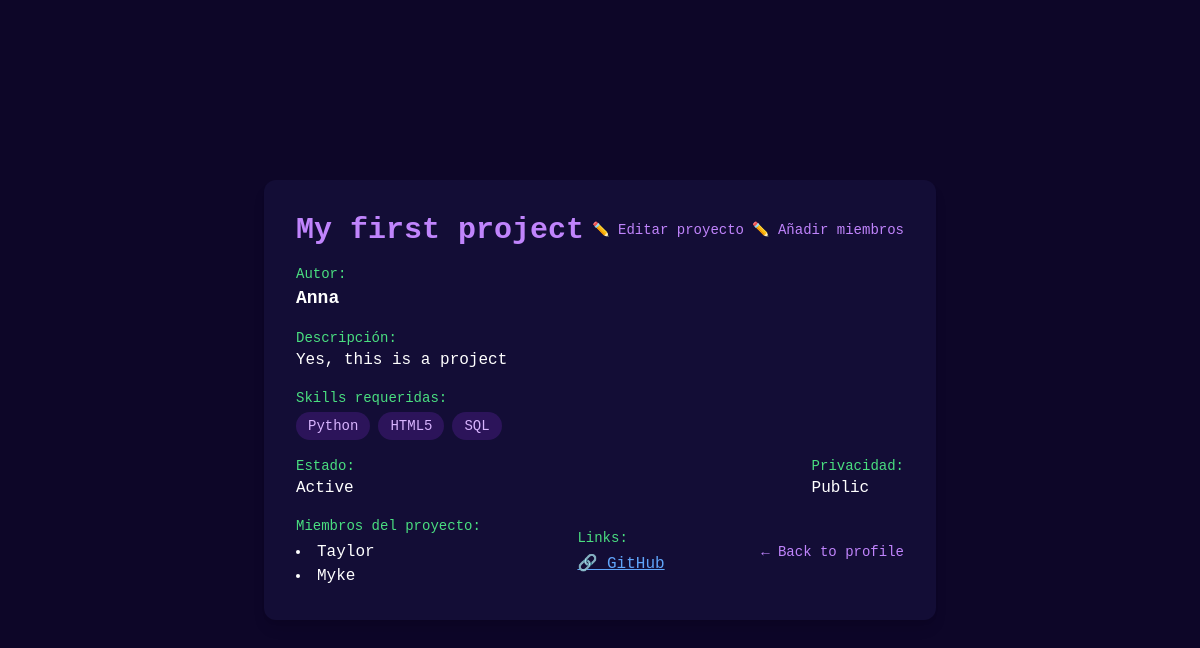
The page /projects/13/ (signed in) on the database its author committed.
### projects/models.py (models this page shows, shortened)
class Project(models.Model):
    STATUS_CHOICES = [
        ('active', 'Active'),
        ('paused', 'Paused'),
        ('finished', 'Finished'),
    ]
    ACTIVE_STATE_CHOICES = [
        ('review', 'Reviewing'),
        ('searching', 'Hiring'),
        ('development', 'Only develop'),
    ]
    PRIVACY_CHOICES = [
        ('public', 'Public'),
        ('private', 'Private'),
        ('friends', 'Only Friends'),
    ]
    title = models.CharField(max_length=200)
    description = models.TextField()
    author = models.ForeignKey(settings.AUTH_USER_MODEL, on_delete=models.CASCADE, related_name='projects_authored')
    published_at = models.DateTimeField(auto_now_add=True)
    skills = models.ManyToManyField('users.Skill', blank=True)
    availability = models.CharField(max_length=10, choices=STATUS_CHOICES, default='active')
    active_state = models.CharField(max_length=20, choices=ACTIVE_STATE_CHOICES, blank=True, null=True)
    privacy = models.CharField(max_length=10, choices=PRIVACY_CHOICES, default='public')
    members = models.ManyToManyField(settings.AUTH_USER_MODEL, related_name='projects_joined', blank=True)
    links = models.JSONField(blank=True, null=True)  # Para guardar links como github, discord, etc. Ej: {"github":"url", "discord":"url"}

### users/models.py (models this page shows, shortened)
class CustomUser(AbstractUser):
    email = models.EmailField(unique=True)
    bio = models.TextField(max_length=300, blank=True)
    skills = models.ManyToManyField(Skill, blank=True, related_name='users')
    EXPERIENCE_LEVELS = [
        ('JR', 'Junior'),
        ('MD', 'Mid'),
        ('SR', 'Senior'),
        ('EX', 'Experto'),
    ]
    SPECIALTIES = [
        ('backend', 'Backend'),
        ('frontend', 'Frontend'),
        ('fullstack', 'Fullstack'),
        ('designer', 'Designer'),
        ('data', 'Data'),
        ('devops', 'DevOps'),
    ]
    STATUS = [
        ('open', 'Open to Work'),
        ('busy', 'Busy'),
        ('living', 'Living Life 😎'),
    ]
    level = models.CharField(max_length=2, choices=EXPERIENCE_LEVELS, blank=True)
    specialty = models.CharField(max_length=50, choices=SPECIALTIES, null=True, blank=True)
    aura = models.PositiveIntegerField(default=0)
    status = models.CharField(max_length=20, choices=STATUS, default='open')
    country = CountryField(blank_label='(Select your country)', null=True, blank=True)
    languages = models.ManyToManyField(Language, blank=True, related_name="users")
    github = models.URLField(blank=True, null=True)
    linkedin = models.URLField(blank=True, null=True)
    twitter = models.URLField(blank=True, null=True)
    discord = models.URLField(blank=True, null=True)
    friends = models.ManyToManyField('self', blank=True, symmetrical=True)

class Skill(models.Model):
    name = models.CharField(max_length=50, unique=True)

### projects/views.py (the view)
# urls.py: path('projects/<int:project_id>/', views.project_detail, name='project_detail'),
@login_required
def project_detail(request, project_id):
    project = get_object_or_404(Project, id=project_id)
    return render(request, 'projects/project_detail.html', {'project': project})

### projects/templates/projects/project_detail.html (shortened to what this page needs)
<!DOCTYPE html>
<html lang="en">
{% load form_filters %}
<head>
  <script src="https://cdn.tailwindcss.com"></script>
</head>
<body class="bg-[#0D0628] text-white font-mono flex items-center justify-center min-h-screen p-6">
  <div class="bg-[#130D36] p-8 rounded-xl shadow-lg w-full max-w-2xl space-y-4">
    <div class="flex justify-between items-center">
      <h1 class="text-3xl font-bold text-purple-400 ">{{ project.title }}</h1>
      <a href="{% url 'edit_project' project.id %}" class="text-sm text-purple-400 hover:underline">✏️ Editar proyecto</a>
      <a href="{% url 'add_members' project.id %}" class="text-sm text-purple-400 hover:underline">✏️ Añadir miembros</a>
    </div>
    <div>
      <p class="text-sm text-green-400">Autor:</p>
      <p class="text-lg font-semibold">{{ project.author.username }}</p>
    </div>
    <div>
      <p class="text-sm text-green-400">Descripción:</p>
      <p class="text-base">{{ project.description }}</p>
    </div>
    <div>
      <p class="text-sm text-green-400">Skills requeridas:</p>
      <div class="flex flex-wrap gap-2 mt-1">
        {% for skill in project.skills.all %}
          <span class="bg-purple-600/20 text-purple-300 text-sm px-3 py-1 rounded-full">{{ skill.name }}</span>
        {% empty %}
          <span class="text-gray-400 text-sm">No skills añadidas</span>
        {% endfor %}
      </div>
    </div>
    <div class="flex flex-col sm:flex-row sm:justify-between gap-4">
      <div>
        <p class="text-sm text-green-400">Estado:</p>
        <p>{{ project.get_availability_display }}</p>
      </div>
      <div>
        <p class="text-sm text-green-400">Privacidad:</p>
        <p>{{ project.get_privacy_display }}</p>
      </div>
    </div>
    <div class="flex justify-between items-center">
    <div>
      <p class="text-sm text-green-400">Miembros del proyecto:</p>
      <ul class="list-disc list-inside mt-1">
        {% for member in project.members.all %}
          <li>{{ member.username }}</li>
        {% empty %}
          <li class="text-gray-400 text-sm">No hay miembros todavía</li>
        {% endfor %}
      </ul>
    </div>
    {% if project.links.github or project.links.discord %}
    <div>
      <p class="text-sm text-green-400">Links:</p>
      <ul class="mt-1 space-y-1">
        {% if project.links.github %}
          <li><a href="{{ project.links.github }}" target="_blank" class="text-blue-400 underline">🔗 GitHub</a></li>
        {% endif %}
      </ul>
    </div>
    {% endif %}
    <div class="flex justify-center">
        <a href="{% url 'user_profile' %}" class="text-sm text-purple-400 hover:underline">
        ← Back to profile
        </a>
    </div>
  </div>
</body>
</html>

### rows shown on the page
Project: title "My first project", author.username "Anna", description "Yes, this is a project", availability "Active", privacy "Public"
Skill: name "Python"
Skill: name "HTML5"
Skill: name "SQL"
CustomUser: username "Taylor"
CustomUser: username "Myke"
